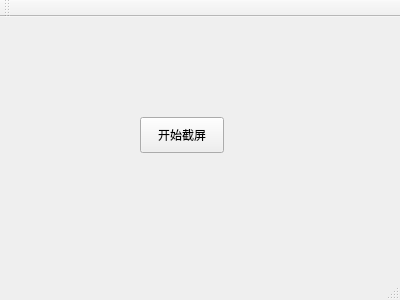
<?xml version="1.0" encoding="UTF-8"?>
<ui version="4.0">
 <class>MainWindow</class>
 <widget class="QMainWindow" name="MainWindow">
  <property name="geometry">
   <rect>
    <x>0</x>
    <y>0</y>
    <width>400</width>
    <height>300</height>
   </rect>
  </property>
  <property name="windowTitle">
   <string>MainWindow</string>
  </property>
  <widget class="QWidget" name="centralWidget">
   <widget class="QPushButton" name="captureButton">
    <property name="geometry">
     <rect>
      <x>140</x>
      <y>100</y>
      <width>84</width>
      <height>36</height>
     </rect>
    </property>
    <property name="text">
     <string>开始截屏</string>
    </property>
   </widget>
  </widget>
  <widget class="QMenuBar" name="menuBar">
   <property name="geometry">
    <rect>
     <x>0</x>
     <y>0</y>
     <width>400</width>
     <height>36</height>
    </rect>
   </property>
  </widget>
  <widget class="QToolBar" name="mainToolBar">
   <attribute name="toolBarArea">
    <enum>TopToolBarArea</enum>
   </attribute>
   <attribute name="toolBarBreak">
    <bool>false</bool>
   </attribute>
  </widget>
  <widget class="QStatusBar" name="statusBar"/>
 </widget>
 <layoutdefault spacing="6" margin="11"/>
 <resources/>
 <connections/>
</ui>
